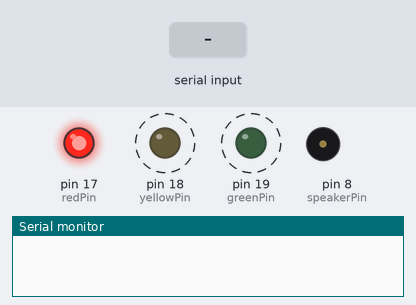
Simulated run of this sketch. Board: Arduino Uno, built with avr-gcc and run on an emulated ATmega328P. Shown: output pins drawn as LEDs (lit = HIGH), buzzer (waves = sounding), the last lines printed to the serial monitor. Dashed ring = blinking. Inputs (shaded band) come from the test bench.

Above: at 1.1 s.
2.6 s: "90,45\n" received over Serial
At 3.9 s:
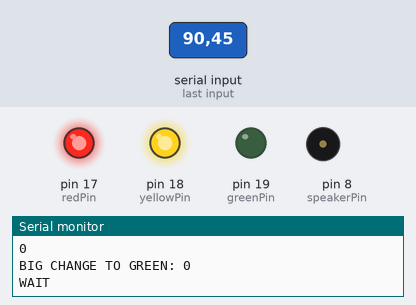
At 7.0 s:
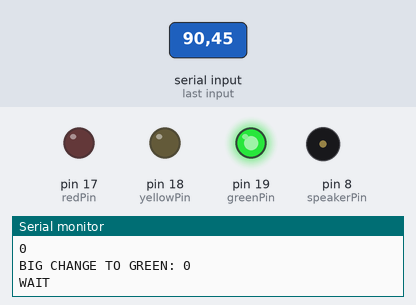
Timing chart, 0 to 8.5 s (numbered marks = the images above; inputs shaded):
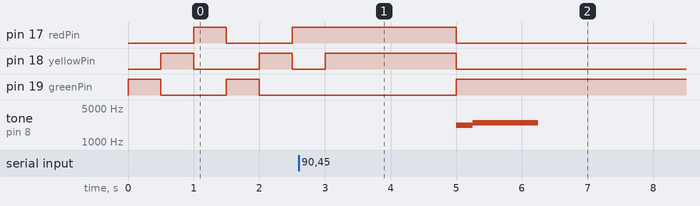

Measured:
- after the input at 2.6 s, tone on pin 8 (speakerPin): silent → 2217 Hz after 2.4 s, → 2489 Hz 0.25 s later, → silent 1.0 s later

The sketch:

Arduino_Jenkins_Traffic_Light.ino
```cpp
// (licence header left out)
#include "pitches.h"

//Traffic light bulbs connected to these pins
const int redPin = 17;
const int yellowPin = 18;
const int greenPin = 19;

//Optional speaker for audio alerts on state change
const int speakerPin = 8; //uses a pwm pin

//Available states for light
const int greenState = 0;
const int yellowState = 1;
const int redState = 2;
const int initState = 3;
const int unknownState = 4;

//Varaibles for light state
int currentState = initState;
int lastState = initState;

//Setup method is called once
void setup()
{
  // initialize the digital pins as output pins.
  pinMode(redPin, OUTPUT);
  pinMode(yellowPin, OUTPUT);
  pinMode(greenPin, OUTPUT);

  // initialize serial connection to PC at a baud rate of 9600
  Serial.begin(9600);
}

//Main loop is continuously called
void loop()
{
 //display the status
  updateTrafficLight(currentState);
}

//Serial Event method fires when data is received from PC/Mac via USB
void serialEvent()
{
  while (Serial.available()) {

    // get the new byte:
   char charState = (char)Serial.read();
   // Convert the byte to an int state
   int intState = digit_to_int(charState);

   //Check the state is actually valid before applying
   switch (intState)
   {
      case greenState:
      case yellowState:
      case redState:
      case initState:
      case  unknownState:
      {
        currentState = intState;
      }
      break;
      default:
      //Do nothing
      break;
   }

    //Confirm with the Mac/PC that status was received by echoing
    Serial.println(currentState);
  }
}

//Handy method to convert a byte to an int
int digit_to_int(char d)
{
 char str[2];

 str[0] = d;
 str[1] = '\0';
 return (int) strtol(str, NULL, 10);
}

//Play a short audio alert on the speaker
//Uses the 'pitches.h' file - probably overkill!
//Feel free to play an interesting melody - perhaps the Imperial March?!
void playAudioAlert()
{
  tone(speakerPin,NOTE_CS7,400);
  delay(250);

  tone(speakerPin,NOTE_DS7,1000);
  delay(500);
}

//This is the main method that is continuously called from the Main Loop
void updateTrafficLight(int _currentState)
{

  //If nothing changed or there was a minor state change - just update the light
  if(_currentState == lastState || _currentState == lastState + 1 || _currentState == lastState - 1)
  {
      displayState(_currentState);
  }
  else
  {
    //If the state is Yellow, init or unknown then just light the yellow bulb
    if(_currentState == initState || _currentState == unknownState || _currentState == yellowState)
    {
      Serial.println("INIT. UNKNOWN OR YELLOW");
      displayState(_currentState);
    }
    else
    {
      //If there is a major change of status (green to red or vice versa) then
      //transition like a real traffic light
      if(_currentState == greenState)
      {
        Serial.print("BIG CHANGE TO GREEN: ");
        Serial.println(_currentState);

        // RED => GREEN (show yellow and red together for a few seconds)
          digitalWrite(redPin, HIGH);
          digitalWrite(yellowPin, HIGH);
          digitalWrite(greenPin, LOW);
      }
      else if(_currentState == redState)
      {
        // GREEN => RED - just show yellow briefly before transition to red
        Serial.print("BIG CHANGE TO RED: ");
        Serial.println(_currentState);
          displayState(yellowState);
      }

        //Wait and then finally move to new state
        Serial.println("WAIT");
         delay(2000);
         displayState(_currentState);
      }
  }

  //Sound the audio alert - optional!
  if(_currentState != lastState)
  {
    playAudioAlert();
  }

    //Update lastState
    lastState = _currentState;
}

//Updates the light according to status
void displayState(int _currentState)
{
  switch (_currentState)
  {
     case yellowState :
     {
       //YELLOW LIGHT
        digitalWrite(redPin, LOW);
        digitalWrite(yellowPin, HIGH);
        digitalWrite(greenPin, LOW);
     }
     break;

     case redState :
     {
       //RED LIGHT
        digitalWrite(redPin, HIGH);
        digitalWrite(yellowPin, LOW);
        digitalWrite(greenPin, LOW);
     }
     break;

     case greenState :
     {
       //GREEN LIGHT
        digitalWrite(redPin, LOW);
        digitalWrite(yellowPin, LOW);
        digitalWrite(greenPin, HIGH);
     }
     break;

     case initState :
     {
        //Make the lights chase to signify that the status is not yet set
        displayState(greenState);
        delay(500);
        displayState(yellowState);
        delay(500);
        displayState(redState);
        delay(500);
     }
     break;

     //Make all the lights flash on and off
     //State is unknown
     case unknownState :
     default :
     {
        //Flash on / off
          digitalWrite(redPin, HIGH);
          digitalWrite(yellowPin, HIGH);
          digitalWrite(greenPin, HIGH);
          delay(1000);

          digitalWrite(redPin, LOW);
          digitalWrite(yellowPin, LOW);
          digitalWrite(greenPin, LOW);
          delay(1000);
     }
     break;
  }

}
```

pitches.h
```cpp
/*
This file contains all the pitch values for typical notes.
For example, NOTE_C4 is middle C. NOTE_FS4 is F sharp, and so forth.
This note table was originally written by Brett Hagman, on whose work
the tone() command was based. You may find it useful for whenever you want to make musical notes:
http://arduino.cc/en/Tutorial/tone
*/

/*************************************************
 * Public Constants
 *************************************************/

#define NOTE_REST 0
#define NOTE_B0  31
#define NOTE_C1  33
#define NOTE_CS1 35
#define NOTE_D1  37
#define NOTE_DS1 39
#define NOTE_E1  41
#define NOTE_F1  44
#define NOTE_FS1 46
#define NOTE_G1  49
#define NOTE_GS1 52
#define NOTE_A1  55
#define NOTE_AS1 58
#define NOTE_B1  62
#define NOTE_C2  65
#define NOTE_CS2 69
#define NOTE_D2  73
#define NOTE_DS2 78
#define NOTE_E2  82
#define NOTE_F2  87
#define NOTE_FS2 93
#define NOTE_G2  98
#define NOTE_GS2 104
#define NOTE_A2  110
#define NOTE_AS2 117
#define NOTE_B2  123
#define NOTE_C3  131
#define NOTE_CS3 139
#define NOTE_D3  147
#define NOTE_DS3 156
#define NOTE_E3  165
#define NOTE_F3  175
#define NOTE_FS3 185
#define NOTE_G3  196
#define NOTE_GS3 208
#define NOTE_A3  220
#define NOTE_AS3 233
#define NOTE_B3  247
#define NOTE_C4  262
#define NOTE_CS4 277
#define NOTE_D4  294
#define NOTE_DS4 311
#define NOTE_E4  330
#define NOTE_F4  349
#define NOTE_FS4 370
#define NOTE_G4  392
#define NOTE_GS4 415
#define NOTE_A4  440
#define NOTE_AS4 466
#define NOTE_B4  494
#define NOTE_C5  523
#define NOTE_CS5 554
#define NOTE_D5  587
#define NOTE_DS5 622
#define NOTE_E5  659
#define NOTE_F5  698
#define NOTE_FS5 740
#define NOTE_G5  784
#define NOTE_GS5 831
#define NOTE_A5  880
#define NOTE_AS5 932
#define NOTE_B5  988
#define NOTE_C6  1047
#define NOTE_CS6 1109
#define NOTE_D6  1175
#define NOTE_DS6 1245
#define NOTE_E6  1319
#define NOTE_F6  1397
#define NOTE_FS6 1480
#define NOTE_G6  1568
#define NOTE_GS6 1661
#define NOTE_A6  1760
#define NOTE_AS6 1865
#define NOTE_B6  1976
#define NOTE_C7  2093
#define NOTE_CS7 2217
#define NOTE_D7  2349
#define NOTE_DS7 2489
#define NOTE_E7  2637
#define NOTE_F7  2794
#define NOTE_FS7 2960
#define NOTE_G7  3136
#define NOTE_GS7 3322
#define NOTE_A7  3520
#define NOTE_AS7 3729
#define NOTE_B7  3951
#define NOTE_C8  4186
#define NOTE_CS8 4435
#define NOTE_D8  4699
#define NOTE_DS8 4978
```
